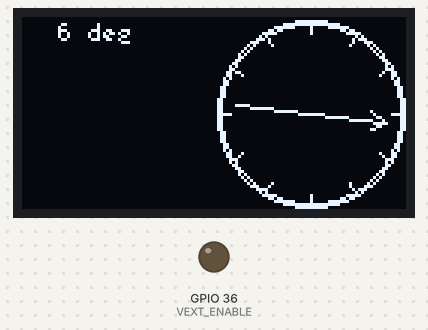
A program run on a simulated ESP32. Shown: 128×64 one-colour display, output pins drawn as LEDs (lit = HIGH). What the program prints to the serial monitor is not drawn.

Above: at 1.27 s.
At 6.17 s:
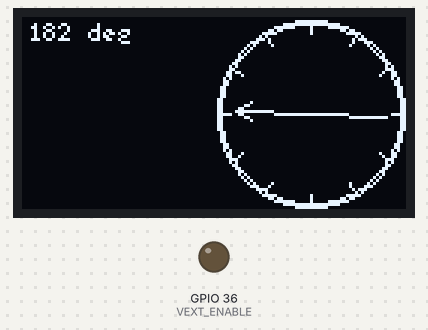
At 11.06 s:
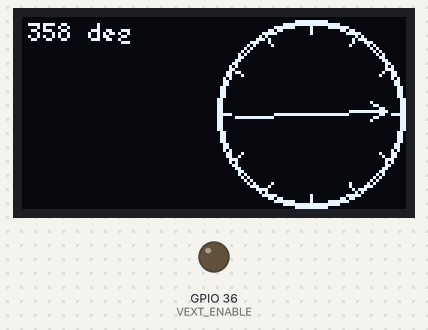
At 20.54 s:
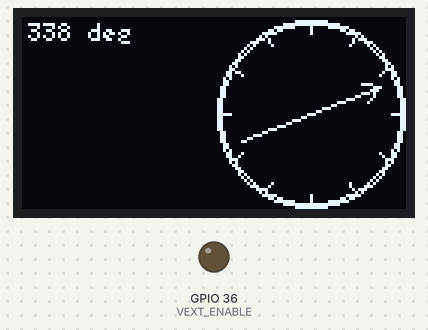
At 30.03 s:
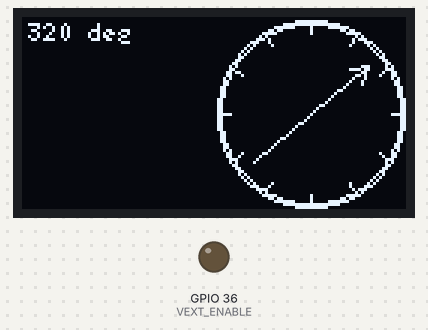
At 39.82 s:
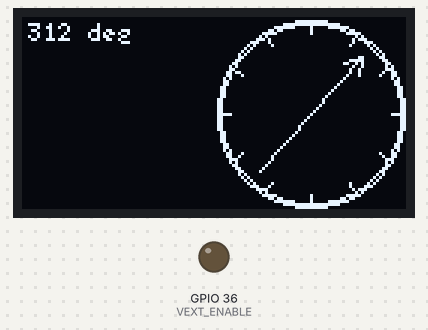

The program:

main.cpp
```cpp
#include <Arduino.h>
#include <Wire.h>
#include <U8g2lib.h>
#include <math.h>

// Heltec WiFi LoRa 32 V4 (ESP32-S3)
static const int VEXT_ENABLE = 36; // activo LOW

// I2C REAL en Heltec V4 (cámbialo a 41/42)
static const int OLED_SDA    = 41;
static const int OLED_SCL    = 42;

static const int OLED_RST    = 21;

U8G2_SSD1306_128X64_NONAME_F_HW_I2C u8g2(U8G2_R0, OLED_RST);

// --- Brújula (animación) ---
float angulo = 0;

// Centro y radio para 128x64
const int cx = 96;
const int cy = 32;
const int radio = 31;

void dibujarFlechaGruesa(int cx, int cy, float angulo, int longitud);
void dibujarFlecha(int cx, int cy, float angulo, int longitud);

void setup() {
  Serial.begin(115200);
  delay(800);

  // Power OLED (VEXT)
  pinMode(VEXT_ENABLE, OUTPUT);
  digitalWrite(VEXT_ENABLE, LOW);
  delay(100);

  // I2C OLED (pines Heltec V4)
  Wire.begin(OLED_SDA, OLED_SCL);
  Wire.setClock(400000); // opcional

  // OLED
  u8g2.begin();
  u8g2.setContrast(255);

  Serial.println("\n=== BRUJULA 128x64 (ANIMACION) ===");
}

void loop() {
  u8g2.clearBuffer();

  // CIRCULO EXTERIOR (doble para grosor)
  u8g2.drawCircle(cx, cy, radio);
  u8g2.drawCircle(cx, cy, radio - 1);

  // MARCAS CADA 30°
  for (int a = 0; a < 360; a += 30) {
    float rad = a * PI / 180.0;
    int x1 = cx + (int)((radio - 4) * cos(rad));
    int y1 = cy + (int)((radio - 4) * sin(rad));
    int x2 = cx + (int)((radio - 1) * cos(rad));
    int y2 = cy + (int)((radio - 1) * sin(rad));
    u8g2.drawLine(x1, y1, x2, y2);
  }

  // FLECHA (usa la delgada o la gruesa)
  dibujarFlecha(cx, cy, angulo, radio - 6);
  // dibujarFlechaGruesa(cx, cy, angulo, radio - 6);

  // ANGULO (arriba-izquierda)
  u8g2.setFont(u8g2_font_5x7_tr);
  char buffer[16];
  snprintf(buffer, sizeof(buffer), "%3d deg", (int)angulo);
  u8g2.drawStr(2, 8, buffer);

  u8g2.sendBuffer();

  // Animación
  angulo += 2;
  if (angulo >= 360) angulo = 0;

  delay(30);
}

// ========================================
// FLECHA GRUESA (3 px ancho) + punta
// ========================================
void dibujarFlechaGruesa(int cx, int cy, float angulo, int longitud) {
  float rad = angulo * PI / 180.0;

  // PUNTA
  int x_punta = cx + (int)(longitud * cos(rad));
  int y_punta = cy + (int)(longitud * sin(rad));

  // COLA
  int x_cola = cx - (int)(longitud * cos(rad));
  int y_cola = cy - (int)(longitud * sin(rad));

  // Vector perpendicular (para grosor)
  float perpRad = rad + PI / 2;
  int dx = (int)round(cos(perpRad));
  int dy = (int)round(sin(perpRad));

  // Línea gruesa (3 líneas paralelas)
  u8g2.drawLine(x_cola, y_cola, x_punta, y_punta);
  u8g2.drawLine(x_cola + dx, y_cola + dy, x_punta + dx, y_punta + dy);
  u8g2.drawLine(x_cola - dx, y_cola - dy, x_punta - dx, y_punta - dy);

  // Punta (triángulo)
  int tamanoPunta = 7;
  float angIzq = (angulo + 150) * PI / 180.0;
  float angDer = (angulo - 150) * PI / 180.0;

  int x_izq = x_punta + (int)(tamanoPunta * cos(angIzq));
  int y_izq = y_punta + (int)(tamanoPunta * sin(angIzq));
  int x_der = x_punta + (int)(tamanoPunta * cos(angDer));
  int y_der = y_punta + (int)(tamanoPunta * sin(angDer));

  u8g2.drawTriangle(x_punta, y_punta, x_izq, y_izq, x_der, y_der);

  // Punto central
  u8g2.drawDisc(cx, cy, 2);
}

// ========================================
// FLECHA (1 px ancho) + punta
// ========================================
void dibujarFlecha(int cx, int cy, float angulo, int longitud) {
  float rad = angulo * PI / 180.0;

  int x_punta = cx + (int)round(longitud * cos(rad));
  int y_punta = cy + (int)round(longitud * sin(rad));
  int x_cola  = cx - (int)round(longitud * cos(rad));
  int y_cola  = cy - (int)round(longitud * sin(rad));

  u8g2.drawLine(x_cola, y_cola, x_punta, y_punta);

  int tamanoPunta = 6;
  float angIzq = (angulo + 150) * PI / 180.0;
  float angDer = (angulo - 150) * PI / 180.0;

  int x_izq = x_punta + (int)round(tamanoPunta * cos(angIzq));
  int y_izq = y_punta + (int)round(tamanoPunta * sin(angIzq));
  int x_der = x_punta + (int)round(tamanoPunta * cos(angDer));
  int y_der = y_punta + (int)round(tamanoPunta * sin(angDer));

  u8g2.drawLine(x_punta, y_punta, x_izq, y_izq);
  u8g2.drawLine(x_punta, y_punta, x_der, y_der);

  u8g2.drawPixel(cx, cy);
}
```
